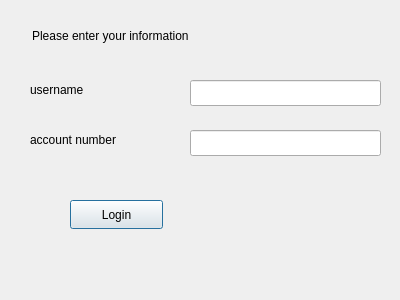
<?xml version="1.0" encoding="UTF-8"?>
<ui version="4.0">
 <class>Loginn</class>
 <widget class="QDialog" name="Loginn">
  <property name="geometry">
   <rect>
    <x>0</x>
    <y>0</y>
    <width>400</width>
    <height>300</height>
   </rect>
  </property>
  <property name="windowTitle">
   <string>Dialog</string>
  </property>
  <widget class="QLineEdit" name="accountnumber">
   <property name="geometry">
    <rect>
     <x>190</x>
     <y>130</y>
     <width>191</width>
     <height>26</height>
    </rect>
   </property>
  </widget>
  <widget class="QLabel" name="label_3">
   <property name="geometry">
    <rect>
     <x>30</x>
     <y>130</y>
     <width>151</width>
     <height>20</height>
    </rect>
   </property>
   <property name="text">
    <string>account number</string>
   </property>
  </widget>
  <widget class="QLabel" name="label_2">
   <property name="geometry">
    <rect>
     <x>30</x>
     <y>80</y>
     <width>63</width>
     <height>20</height>
    </rect>
   </property>
   <property name="text">
    <string>username</string>
   </property>
  </widget>
  <widget class="QPushButton" name="loginbtn">
   <property name="geometry">
    <rect>
     <x>70</x>
     <y>200</y>
     <width>93</width>
     <height>29</height>
    </rect>
   </property>
   <property name="text">
    <string>Login</string>
   </property>
  </widget>
  <widget class="QLabel" name="label">
   <property name="geometry">
    <rect>
     <x>32</x>
     <y>20</y>
     <width>271</width>
     <height>31</height>
    </rect>
   </property>
   <property name="text">
    <string>Please enter your information</string>
   </property>
  </widget>
  <widget class="QLineEdit" name="username">
   <property name="geometry">
    <rect>
     <x>190</x>
     <y>80</y>
     <width>191</width>
     <height>26</height>
    </rect>
   </property>
  </widget>
 </widget>
 <resources/>
 <connections/>
</ui>
